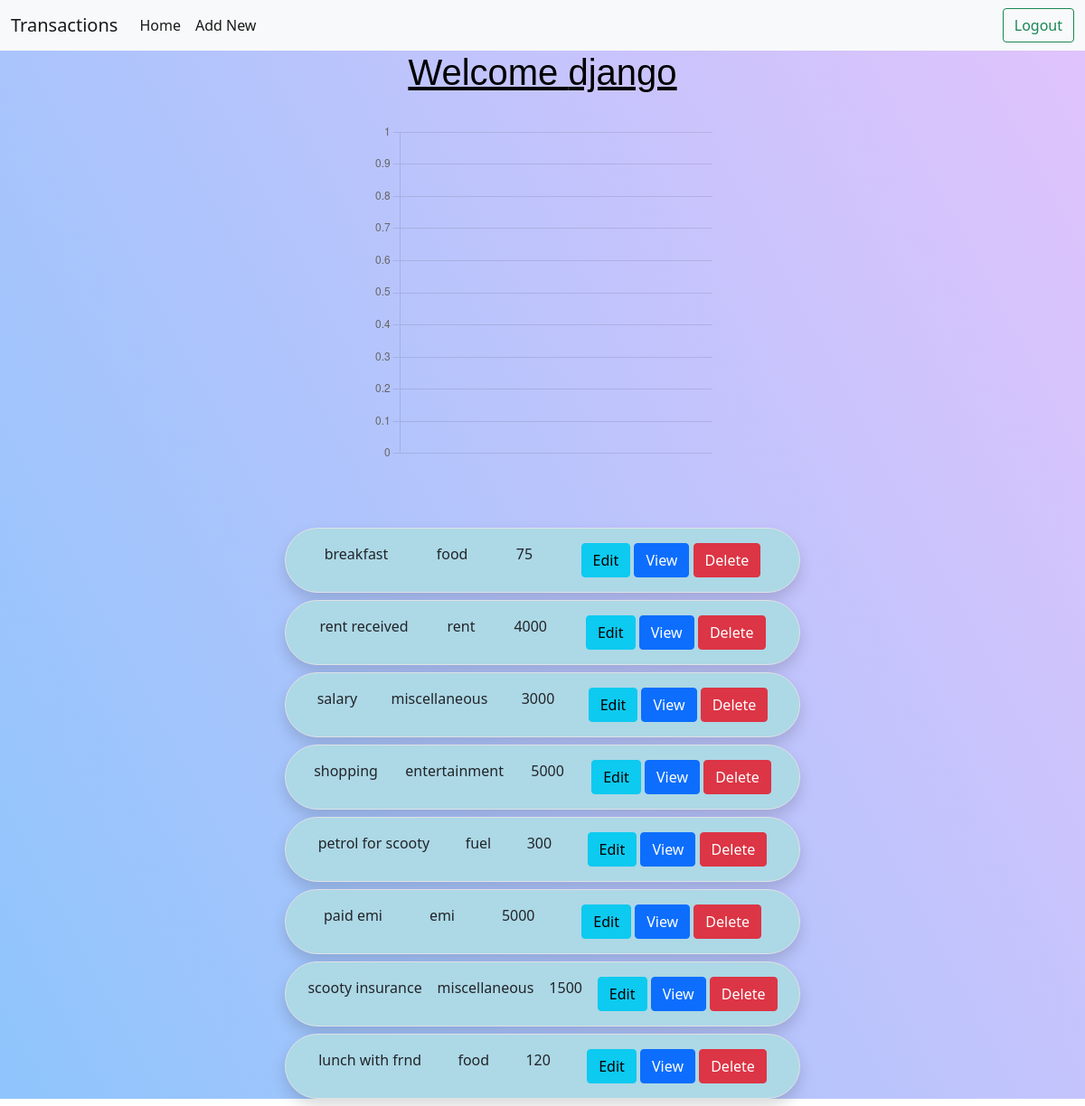
The app's page /budget/transactions/all/ (signed in) with its own data.
### budget/models.py (models this page shows, shortened)
class Transaction(models.Model):
    title = models.CharField(max_length=200)
    options = (
        ('expenses', 'expenses'),
        ('income', 'income'),
    )
    type = models.CharField(max_length=200, choices=options, default='expenses')
    cat_options = (
        ('food', 'food'),
        ('fuel', 'fuel'),
        ('entertainment', 'entertainment'),
        ('emi', 'emi'),
        ('bills', 'bills'),
        ('rent', 'rent'),
        ('miscellaneous', 'miscellaneous'),
    )
    category = models.CharField(max_length=200, choices=cat_options, default='miscellaneous')
    amount = models.PositiveIntegerField()
    created_date = models.DateTimeField(auto_now_add=True)
    user_object = models.ForeignKey(User,on_delete=models.CASCADE)

### budget/views.py (the view)
# urls.py: path('transactions/all/',views.TransactionListView.as_view(),name='transaction-list'),
@method_decorator(decs,name="dispatch")
class TransactionListView(View):
    def get(self,request,*args,**kwargs):
        if not request.user.is_authenticated:
            return redirect('signin')
        qs=Transaction.objects.filter(user_object=request.user)
        cur_month=timezone.now().month
        cur_year=timezone.now().year
        group_by_qs=Transaction.objects.filter(   #to get the sum of incomes and expences in current mnth iin this year
            user_object=request.user,
            created_date__month=cur_month,
            created_date__year=cur_year
        ).values("type").annotate(type_sum=Sum('amount'),type_count=Count('type'))
        group_by_category_qs=Transaction.objects.filter(
            user_object=request.user,
            created_date__month=cur_month,
            created_date__year=cur_year
        ).values('category').annotate(cat_sum=Sum('amount'),cat_count=Count('category'))
        return render(request,'transaction_list.html',{'data':qs,'type_total':group_by_qs,'category_total':group_by_category_qs})

### budget/decorator.py (called while the page is built)
def signin_required(fn):
    def wrapper(request,*args,**kwargs):
        if not request.user.is_authenticated:
            messages.error(request,'invalid session')
            return redirect ('signin')
        else:
            return fn(request,*args,**kwargs)
    return wrapper

### budget/templates/transaction_list.html (shortened to what this page needs)
{%extends 'base.html'%}
{%block main_block%}
<div style="background-color: #8EC5FC;
    background-image: linear-gradient(62deg, #8EC5FC 0%, #E0C3FC 100%);
    ">
    <h1 class="text-center"
        style="font-family:sans-serif; color:black;"><u>Welcome
            {{request.user}}</u></h1><br>
    <div class="container" style="height: 400px; width: 400px;">
        <canvas id="categorychart"></canvas>
    </div>
    <div class="container mt-5">
        {%for t in data%}
        <div class="row mb-2">
            <div class="col-3"></div>
            <div class="col-6 border rounded-pill p-3 shadow " style="background-color:lightblue;">
                <div class="d-flex  justify-content-around">
                    <div> {{t.title}}</div>
                    <div> {{t.category}}</div>
                    <div> {{t.amount}}</div>
                    <div>
                        <a href="{%url 'transaction-edit' t.id%} " class="btn btn-info">Edit</a>
                        <a href="{%url 'transaction-detail' t.id%}" class="btn btn-primary">View</a>
                        <a href="{%url 'transaction-delete' t.id%}" class="btn btn-danger">Delete</a>
                    </div>
                </div>
            </div>
            <div class="col-3"></div>
        </div>
        {%endfor%}
    </div>
</div>
{%endblock%}
{%block script_block%}
<script>
    var ctx = document.getElementById('categorychart').getContext('2d');
    var categoryChart = new Chart(ctx, {
        type: 'pie',
        data: {
            labels: [{% for category in category_total %}"{{ category.category }}",{% endfor %}],
    datasets: [{
        label: 'Category Totals',
        data: [{% for category in category_total %}{{ category.cat_sum }}, {% endfor %}],
        backgroundColor: [
            'rgba(255, 99, 132, 0.2)',
            'rgba(54, 162, 235, 0.2)',
            'rgba(255, 206, 86, 0.2)',
            'rgba(75, 192, 192, 0.2)',
            'rgba(153, 102, 255, 0.2)',
            'rgba(255, 159, 64, 0.2)'
        ],
            borderColor: [
                'rgba(255, 99, 132, 1)',
                'rgba(54, 162, 235, 1)',
                'rgba(255, 206, 86, 1)',
                'rgba(75, 192, 192, 1)',
                'rgba(153, 102, 255, 1)',
                'rgba(255, 159, 64, 1)'
            ],
                borderWidth: 1
            }]
        },
    options: {
        animation: {
            duration: 2000,
                easing: 'easeInOutQuart'
        },
        scales: {
            y: {
                beginAtZero: true
            }
        }
    }
    });
</script>
{%endblock%}

### budget/templates/base.html (shortened to what this page needs)
<!DOCTYPE html>
<html lang="en">
<head>
    <link href="https://cdn.jsdelivr.net/npm/bootstrap@5.0.2/dist/css/bootstrap.min.css" rel="stylesheet">
</head>
<body>
    <nav class="navbar navbar-expand-lg navbar-light bg-light">
        <div class="container-fluid">
          <a class="navbar-brand" href="#">Transactions</a>
          <div class="collapse navbar-collapse" id="navbarSupportedContent">
            <ul class="navbar-nav me-auto mb-2 mb-lg-0">
              <li class="nav-item">
                <a class="nav-link active" aria-current="page" href="{%url 'transaction-list'%}">Home</a>
              </li>
              <li class="nav-item">
                <a class="nav-link active" href="{%url 'transactions-add'%}">Add New</a>
              </li>
            </ul>
            <form class="d-flex">
              <a href="{%url 'signout'%}"class="btn btn-outline-success" type="submit">Logout</a>
            </form>
          </div>
        </div>
      </nav>
{%block main_block%}
{%endblock%}
</body>
{%block script_block%}
{%endblock%}
</html>

### records on screen
Transaction: title "breakfast", category "food", amount "75"
Transaction: title "rent received", category "rent", amount "4000"
Transaction: title "salary", category "miscellaneous", amount "3000"
Transaction: title "shopping", category "entertainment", amount "5000"
Transaction: title "petrol for scooty", category "fuel", amount "300"
Transaction: title "paid emi", category "emi", amount "5000"
Transaction: title "scooty insurance", category "miscellaneous", amount "1500"
Transaction: title "lunch with frnd", category "food", amount "120"

### other values on screen
{{ request.user }} "django"
